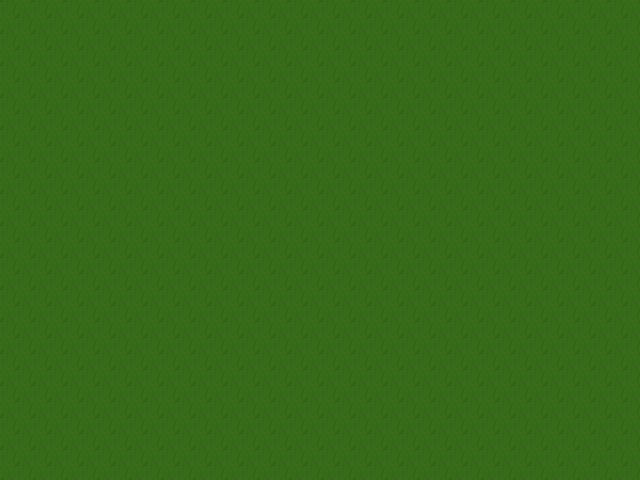

This is a level from a 2D game, rendered from its Tiled map with the project's own tilesets. A one-line summary and the complete map file follow:
An orthogonal 20x15 tile map with 32x32 px tiles, 1 tile layer (Tile Layer 1).

<map version="1.0" orientation="orthogonal" width="20" height="15" tilewidth="32" tileheight="32">
 <tileset firstgid="1" name="test" tilewidth="32" tileheight="32">
  <image source="../graphics/tiles/test.png" width="256" height="1312" />
 </tileset>
 <layer name="Tile Layer 1" width="20" height="15">
  <data encoding="csv">
1,1,1,1,1,1,1,1,1,1,1,1,1,1,1,1,1,1,1,1,
1,1,1,1,1,1,1,1,1,1,1,1,1,1,1,1,1,1,1,1,
1,1,1,1,1,1,1,1,1,1,1,1,1,1,1,1,1,1,1,1,
1,1,1,1,1,1,1,1,1,1,1,1,1,1,1,1,1,1,1,1,
1,1,1,1,1,1,1,1,1,1,1,1,1,1,1,1,1,1,1,1,
1,1,1,1,1,1,1,1,1,1,1,1,1,1,1,1,1,1,1,1,
1,1,1,1,1,1,1,1,1,1,1,1,1,1,1,1,1,1,1,1,
1,1,1,1,1,1,1,1,1,1,1,1,1,1,1,1,1,1,1,1,
1,1,1,1,1,1,1,1,1,1,1,1,1,1,1,1,1,1,1,1,
1,1,1,1,1,1,1,1,1,1,1,1,1,1,1,1,1,1,1,1,
1,1,1,1,1,1,1,1,1,1,1,1,1,1,1,1,1,1,1,1,
1,1,1,1,1,1,1,1,1,1,1,1,1,1,1,1,1,1,1,1,
1,1,1,1,1,1,1,1,1,1,1,1,1,1,1,1,1,1,1,1,
1,1,1,1,1,1,1,1,1,1,1,1,1,1,1,1,1,1,1,1,
1,1,1,1,1,1,1,1,1,1,1,1,1,1,1,1,1,1,1,1
</data>
 </layer>
</map>
